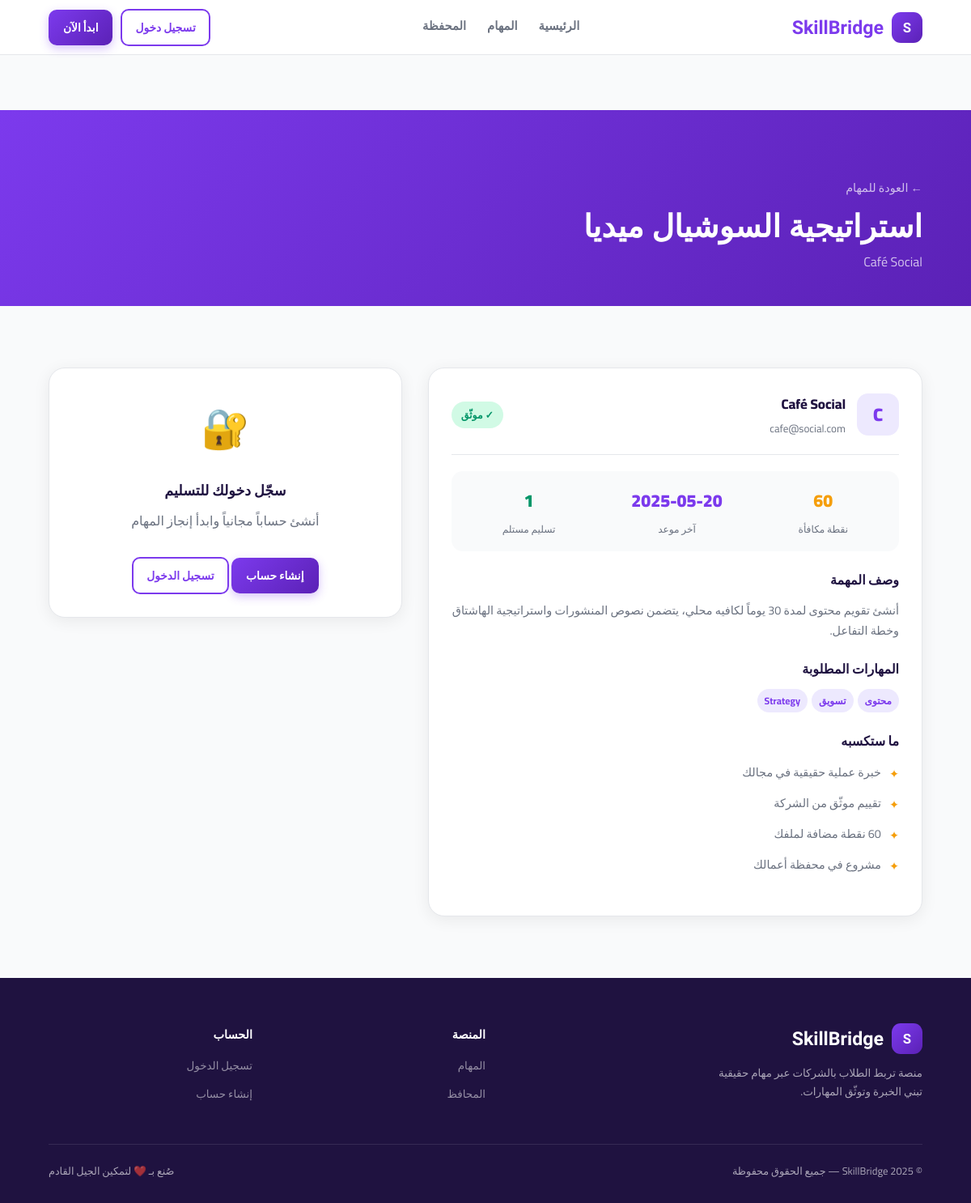
Page /tasks/2 on the committed database.
### tables this page shows
CREATE TABLE tasks (
            id INTEGER PRIMARY KEY AUTOINCREMENT,
            company_id INTEGER NOT NULL,
            title TEXT NOT NULL,
            description TEXT NOT NULL,
            category TEXT NOT NULL,
            difficulty TEXT NOT NULL,
            points INTEGER NOT NULL,
            deadline TEXT NOT NULL,
            tags TEXT DEFAULT "",
            status TEXT DEFAULT "open",
            created_at TIMESTAMP DEFAULT CURRENT_TIMESTAMP,
            FOREIGN KEY(company_id) REFERENCES users(id)
        );

CREATE TABLE users (
            id INTEGER PRIMARY KEY AUTOINCREMENT,
            name TEXT NOT NULL,
            email TEXT UNIQUE NOT NULL,
            password TEXT NOT NULL,
            role TEXT NOT NULL CHECK(role IN ("student","company")),
            bio TEXT DEFAULT "",
            points INTEGER DEFAULT 0,
            level INTEGER DEFAULT 1,
            created_at TIMESTAMP DEFAULT CURRENT_TIMESTAMP
        );

### app.py (the view)
@app.route('/tasks/<int:task_id>')
def task_detail(task_id):
    db = get_db()
    task = db.execute('''SELECT t.*,u.name as company_name,u.email as company_email
        FROM tasks t JOIN users u ON t.company_id=u.id WHERE t.id=?''', (task_id,)).fetchone()
    if not task:
        db.close()
        flash('المهمة غير موجودة', 'error')
        return redirect(url_for('tasks'))
    submissions_count = db.execute('SELECT COUNT(*) FROM submissions WHERE task_id=?', (task_id,)).fetchone()[0]
    already_submitted = False
    if 'user_id' in session and session['role'] == 'student':
        already_submitted = db.execute(
            'SELECT id FROM submissions WHERE task_id=? AND student_id=?',
            (task_id, session['user_id'])).fetchone() is not None
    db.close()
    return render_template('task_detail.html', task=task,
                           submissions_count=submissions_count,
                           already_submitted=already_submitted)

### app.py (called while the page is built)
def get_db():
    conn = sqlite3.connect('skillbridge.db')
    conn.row_factory = sqlite3.Row
    return conn

### templates/task_detail.html (shortened to what this page needs)
{% extends "base.html" %}
{% block content %}
<div class="page-header">
  <div class="page-header-inner">
    <a href="{{ url_for('tasks') }}" class="back-link">← العودة للمهام</a>
    <h1>{{ task.title }}</h1>
    <p>{{ task.company_name }}</p>
  </div>
</div>
<section class="sec">
  <div class="detail-grid">
    <div>
      <div class="detail-card rv">
        <div class="detail-company">
          <div class="d-avatar">{{ task.company_name[0] }}</div>
          <div>
            <div class="d-name">{{ task.company_name }}</div>
            <div class="d-email">{{ task.company_email }}</div>
          </div>
          <span class="verified-badge">✓ موثّق</span>
        </div>
        <div class="detail-stats">
          <div class="ds-item">
            <div class="ds-val" style="color:var(--gold)">{{ task.points }}</div>
            <div class="ds-lbl">نقطة مكافأة</div>
          </div>
          <div class="ds-item">
            <div class="ds-val" style="color:var(--purple)">{{ task.deadline }}</div>
            <div class="ds-lbl">آخر موعد</div>
          </div>
          <div class="ds-item">
            <div class="ds-val" style="color:var(--green)">{{ submissions_count }}</div>
            <div class="ds-lbl">تسليم مستلم</div>
          </div>
        </div>
        <div class="detail-section">
          <h3>وصف المهمة</h3>
          <p>{{ task.description }}</p>
        </div>
        <div class="detail-section">
          <h3>المهارات المطلوبة</h3>
          <div class="tags" style="margin-top:10px">
            {% for tag in task.tags.split(',') %}
              <span class="tag">{{ tag.strip() }}</span>
            {% endfor %}
          </div>
        </div>
        <div class="detail-section">
          <h3>ما ستكسبه</h3>
          <ul class="gain-list">
            <li>خبرة عملية حقيقية في مجالك</li>
            <li>تقييم موثّق من الشركة</li>
            <li>{{ task.points }} نقطة مضافة لملفك</li>
            <li>مشروع في محفظة أعمالك</li>
          </ul>
        </div>
      </div>
    </div>
    <div>
      {% if session.get('role') == 'student' %}
        {% if already_submitted %}
        <div class="submit-card submitted rv">
          <div style="font-size:3rem;margin-bottom:16px">✅</div>
          <h3>تم تسليم مهمتك!</h3>
          <p>سيصلك التقييم من الشركة خلال 48 ساعة. تابع حالتها من داشبوردك.</p>
          <a class="btn-solid" style="margin-top:20px;display:inline-block" href="{{ url_for('dashboard_student') }}">عرض داشبوردي</a>
        </div>
        {% else %}
        <div class="submit-card rv">
          <h3>📤 تسليم المهمة</h3>
          <p style="color:var(--gray);font-size:.9rem;margin-bottom:24px">ارفع عملك وسيصلك التقييم خلال 48 ساعة</p>
          <form method="POST" action="{{ url_for('submit_task', task_id=task.id) }}" enctype="multipart/form-data">
            <div class="fg">
              <label>رابط العمل (GitHub / Figma / Drive)</label>
              <input class="fc-l" type="url" name="link" placeholder="https://...">
            </div>
            <div class="fg">
              <label>ارفع ملف العمل</label>
              <div class="drop" id="drop" onclick="document.getElementById('fi').click()" ondragover="dov(event)" ondrop="dop(event)" ondragleave="dlv()">
                <div style="font-size:2rem;margin-bottom:8px">☁️</div>
                <p style="font-size:.9rem">اسحب الملف هنا أو <strong style="color:var(--purple)">اضغط للاختيار</strong></p>
                <p style="font-size:.78rem;color:var(--light-gray);margin-top:4px">PDF, ZIP, PNG, Figma — حتى 50MB</p>
                <div id="fName" style="margin-top:8px;font-size:.85rem;color:var(--purple);font-weight:600"></div>
              </div>
              <input type="file" id="fi" name="file" style="display:none" onchange="fsel(this)">
            </div>
            <div class="fg">
              <label>ملاحظات للشركة</label>
              <textarea class="fc-l" name="notes" rows="3" placeholder="اكتب أي تفاصيل مهمة عن عملك..."></textarea>
            </div>
            <button class="btn-submit-full" type="submit">🚀 إرسال التسليم</button>
          </form>
        </div>
        {% endif %}
      {% elif session.get('role') == 'company' %}
      <div class="submit-card rv" style="text-align:center">
        <div style="font-size:3rem;margin-bottom:16px">🏢</div>
        <h3>أنت مسجّل كشركة</h3>
        <p style="color:var(--gray)">تسجيل الدخول كطالب لتسليم المهام</p>
      </div>
      {% else %}
      <div class="submit-card rv" style="text-align:center">
        <div style="font-size:3rem;margin-bottom:16px">🔐</div>
        <h3>سجّل دخولك للتسليم</h3>
        <p style="color:var(--gray);margin-bottom:20px">أنشئ حساباً مجانياً وابدأ إنجاز المهام</p>
        <a class="btn-solid" style="display:inline-block" href="{{ url_for('register') }}">إنشاء حساب</a>
        <a class="btn-ghost" style="display:inline-block;margin-top:10px" href="{{ url_for('login') }}">تسجيل الدخول</a>
      </div>
      {% endif %}
    </div>
  </div>
</section>
{% endblock %}

### static/style.css (style rules this page uses)
:root { --purple:#7C3AED;--purple-deep:#5B21B6;--purple-light:#EDE9FE;--gold:#F59E0B;--gold-light:#FEF3C7;--gold-dark:#92400E;--dark:#1F1240;--gray:#6B7280;--light-gray:#9CA3AF;--bg:#F9FAFB;--white:#fff;--green:#059669;--green-light:#D1FAE5;--red:#EF4444;--red-light:#FEE2E2;--border:#E5E7EB; }
* { margin:0;padding:0;box-sizing:border-box; }
html { scroll-behavior:smooth; }
body { font-family:'Cairo',sans-serif;background:var(--bg);color:var(--dark);overflow-x:hidden; }
.btn-ghost { padding:8px 16px;border-radius:10px;border:2px solid var(--purple);color:var(--purple);font-weight:700;font-size:.86rem;cursor:pointer;background:transparent;text-decoration:none;transition:all .2s;font-family:'Cairo',sans-serif; }
.btn-solid { padding:9px 18px;border-radius:10px;background:linear-gradient(135deg,var(--purple),var(--purple-deep));color:#fff;font-weight:700;font-size:.86rem;cursor:pointer;border:none;text-decoration:none;box-shadow:0 4px 12px rgba(124,58,237,.3);transition:transform .2s,box-shadow .2s;font-family:'Cairo',sans-serif; }
.sec { padding:76px 5%; }
.tags { display:flex;flex-wrap:wrap;gap:5px;margin-bottom:12px; }
.tag { padding:3px 9px;border-radius:99px;background:var(--purple-light);color:var(--purple);font-size:.75rem;font-weight:700; }
.page-header { background:linear-gradient(135deg,var(--purple),var(--purple-deep));padding:80px 5% 40px;margin-top:68px; }
.page-header-inner h1 { font-family:'Tajawal',sans-serif;font-size:clamp(1.6rem,4vw,2.4rem);font-weight:900;color:#fff;margin-bottom:6px; }
.page-header-inner p { color:rgba(255,255,255,.72);font-size:1rem; }
.back-link { color:rgba(255,255,255,.7);text-decoration:none;font-size:.9rem;display:inline-block;margin-bottom:12px;transition:color .2s; }
.detail-grid { display:grid;grid-template-columns:1.4fr 1fr;gap:32px;align-items:start; }
.detail-card { background:var(--white);border-radius:20px;padding:28px;box-shadow:0 4px 20px rgba(0,0,0,.07);border:1px solid var(--border); }
.detail-company { display:flex;align-items:center;gap:14px;padding-bottom:20px;border-bottom:1px solid var(--border);margin-bottom:20px; }
.d-avatar { width:52px;height:52px;border-radius:14px;background:var(--purple-light);color:var(--purple);display:flex;align-items:center;justify-content:center;font-size:1.4rem;font-weight:900; }
.d-name { font-weight:800;font-size:1.05rem; }
.d-email { font-size:.82rem;color:var(--gray);margin-top:2px; }
.verified-badge { margin-right:auto;background:var(--green-light);color:var(--green);padding:5px 12px;border-radius:99px;font-size:.78rem;font-weight:700; }
.detail-stats { display:flex;justify-content:space-around;background:var(--bg);border-radius:14px;padding:16px;margin-bottom:20px; }
.ds-item { text-align:center; }
.ds-val { font-size:1.35rem;font-weight:900;margin-bottom:4px; }
.ds-lbl { font-size:.76rem;color:var(--gray); }
.detail-section { margin-bottom:20px; }
.detail-section h3 { font-size:1rem;font-weight:800;margin-bottom:10px;color:var(--dark); }
.detail-section p { font-size:.9rem;color:var(--gray);line-height:1.75; }
.gain-list { list-style:none;display:flex;flex-direction:column;gap:9px; }
.gain-list li { display:flex;align-items:flex-start;gap:10px;font-size:.9rem;color:var(--gray); }
.gain-list li::before { content:'✦';color:var(--gold);flex-shrink:0;margin-top:2px; }
.submit-card { background:var(--white);border-radius:20px;padding:28px;box-shadow:0 4px 20px rgba(0,0,0,.07);border:1px solid var(--border); }
.submit-card h3 { font-size:1.1rem;font-weight:800;margin-bottom:6px; }
.rv { opacity:0;transform:translateY(26px);transition:opacity .55s ease,transform .55s ease; }
.rv.vis { opacity:1;transform:translateY(0); }

### rows in the picture
tasks: title "استراتيجية السوشيال ميديا", points "60", deadline "2025-05-20", description "أنشئ تقويم محتوى لمدة 30 يوماً لكافيه محلي، يتضمن نصوص المنشورات واستراتيجية الهاشتاق وخطة التفاعل."
users: company_name "Café Social", name "C", company_email "cafe@social.com"

### other values in the picture
{{ submissions_count }} "1"
{{ tag.strip() }} "محتوى" "تسويق" "Strategy"
